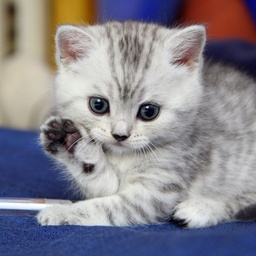
#> input picture cat_image.jpg, 256 x 256 px, shrunk from 800 x 799 before the run
$ python lab02.py
#> lines starting #> are read from the running program, lines starting #| are printed output that depends on the picture
#> further down, original_image is the input picture: shape (256, 256, 3); mean R, G, B 135.7, 132.6, 141.2
import numpy as np
from PIL import Image
import matplotlib.pyplot as plt

def convolution(image, kernel):

    image_height, image_width, channels = image.shape
    kernel_height, kernel_width = kernel.shape


    output_height = image_height - kernel_height + 1
    output_width = image_width - kernel_width + 1


    output_image = np.zeros((output_height, output_width, channels))


    for c in range(channels):
        for i in range(output_height):
            for j in range(output_width):
                output_image[i, j, c] = np.sum(image[i:i+kernel_height, j:j+kernel_width, c] * kernel)

    return output_image


def shift_image(image, shift_x, shift_y):
#> called with shift_x = 10, shift_y = 20
    shifted_image = np.roll(image, (shift_x, shift_y), axis=(0, 1))
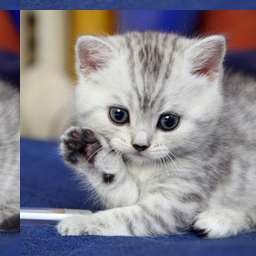
#> shifted_image: shape (256, 256, 3); mean R, G, B 135.7, 132.6, 141.2
    return shifted_image


def invert_image(image):
    kernel=np.array([[0, 0, 0],
                     [0, -1, 0],
                     [0, 0, 0]])
    return convolution(image, kernel)

def gaussian_blur(image, size):

    kernel = np.fromfunction(
        lambda x, y: (1/(2*np.pi*(size**2))) * np.exp(-((x-(size-1)/2)**2 + (y-(size-1)/2)**2)/(2*size**2)),
        (size, size)
    )
    kernel /= np.sum(kernel)

    return convolution(image, kernel)

def diagonal_motion_blur(image, size):
    kernel = np.eye(size) / size
    return convolution(image, kernel)


def sharpen_image(image):
    kernel = np.array([[0, -1, 0],
                       [-1, 5, -1],
                       [0, -1, 0]])
    return convolution(image, kernel)
#> after the loop in convolution (call 4), `for c in range(channels):`:
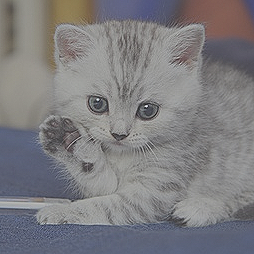
#> output_image: shape (254, 254, 3) float64; mean R, G, B 136.4, 133.4, 141.7; drawn with min black and max white

def sobel_filter(image):
    kernel_x = np.array([[-1, 0, 1],
                        [-2, 0, 2],
                        [-1, 0, 1]])

    kernel_y = np.array([[-1, -2, -1],
                        [0, 0, 0],
                        [1, 2, 1]])

    gradient_x = convolution(image, kernel_x)
    gradient_y = convolution(image, kernel_y)
#> after the loop in convolution (call 6), `for c in range(channels):`:
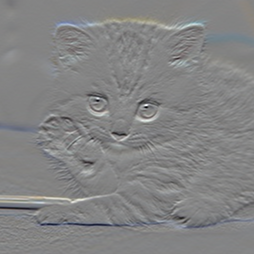
#> output_image: shape (254, 254, 3) float64; mean R, G, B -1.8, -0.3, 1.5; drawn with min black and max white

    gradient_magnitude = np.sqrt(gradient_x**2 + gradient_y**2)
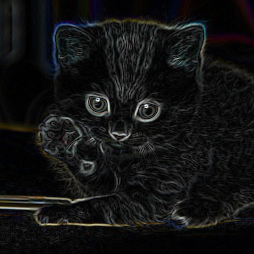
#> gradient_magnitude: shape (254, 254, 3) float64; mean R, G, B 60.1, 61.1, 61; drawn with min black and max white

    return gradient_magnitude

def edge_filter(image):
    kernel = np.array([[-1, -1, -1],
                       [-1,  8, -1],
                       [-1, -1, -1]])
    return convolution(image, kernel)
#> after the loop in convolution (call 7), `for c in range(channels):`:
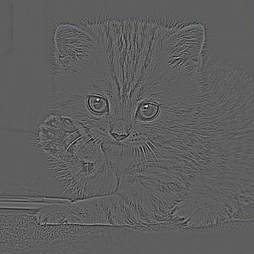
#> output_image: shape (254, 254, 3) float64; mean R, G, B 0, 0, 0; drawn with min black and max white

def sepia_filter(image):
    sepia_matrix = np.array([[0.393, 0.769, 0.189],
                            [0.349, 0.686, 0.168],
                            [0.272, 0.534, 0.131]])

    sepia_image = np.dot(image, sepia_matrix.T)

    sepia_image = np.clip(sepia_image, 0, 255)
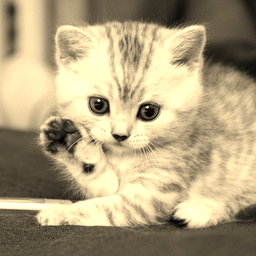
#> sepia_image: shape (256, 256, 3) float64; mean R, G, B 176.1, 161.1, 126.2

    return sepia_image.astype(np.uint8)


image_path = 'cat_image.jpg'
original_image = np.array(Image.open(image_path))


shifted_image = shift_image(original_image, shift_x=10, shift_y=20)
inverted_image = invert_image(original_image)
blurred_image = gaussian_blur(original_image, size=11)
motion_blur_image = diagonal_motion_blur(original_image, size=7)
sharpened_image = sharpen_image(original_image)
sobel_filtered_image = sobel_filter(original_image)
edge_filtered_image = edge_filter(original_image)
sepia_filtered_image = sepia_filter(original_image)


fig, axes = plt.subplots(2, 4, figsize=(15, 8))

axes[0, 0].imshow(sepia_filtered_image.astype('uint8'))
axes[0, 0].set_title('Myfilter Image')

axes[0, 1].imshow(shifted_image.astype('uint8'))
axes[0, 1].set_title('Shifted Image')

axes[0, 2].imshow(inverted_image.astype('uint8'))
axes[0, 2].set_title('Inverted Image')

axes[0, 3].imshow(blurred_image.astype('uint8'))
axes[0, 3].set_title('Gaussian Blur')

axes[1, 0].imshow(motion_blur_image.astype('uint8'))
axes[1, 0].set_title('Motion Blur')

axes[1, 1].imshow(sharpened_image.astype('uint8'))
axes[1, 1].set_title('Sharpened Image')

axes[1, 2].imshow(sobel_filtered_image.astype('uint8'), cmap='gray')
axes[1, 2].set_title('Sobel Filter')

axes[1, 3].imshow(edge_filtered_image.astype('uint8'))
axes[1, 3].set_title('Edge Filter')

plt.tight_layout()
plt.show()
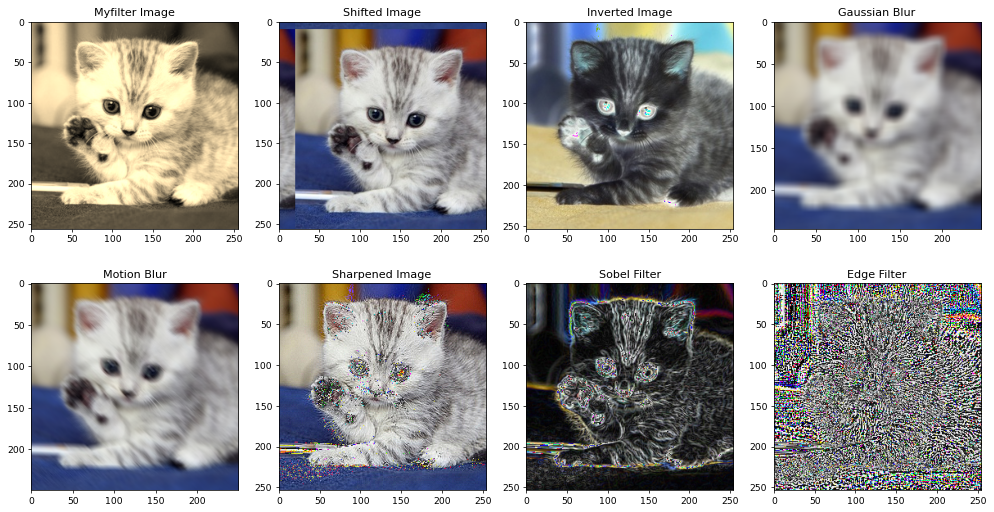
#> figure drawn by matplotlib, 8 panels
